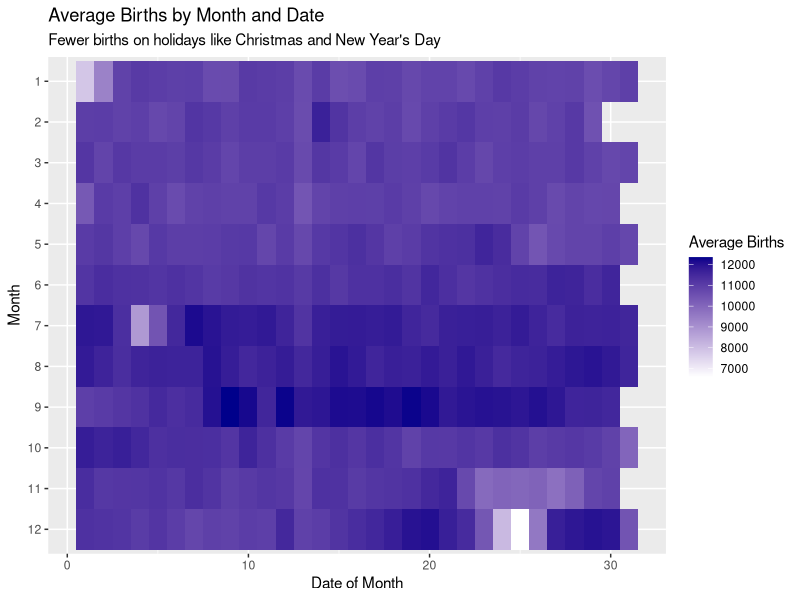
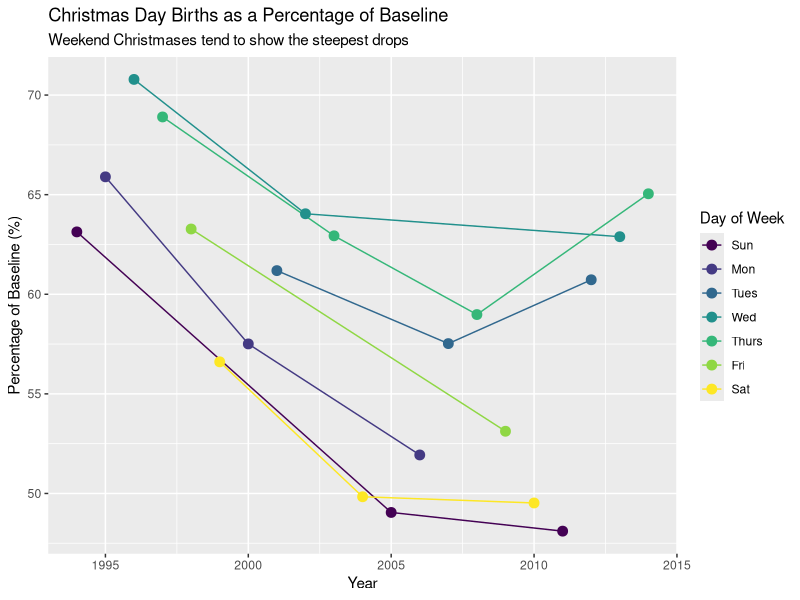
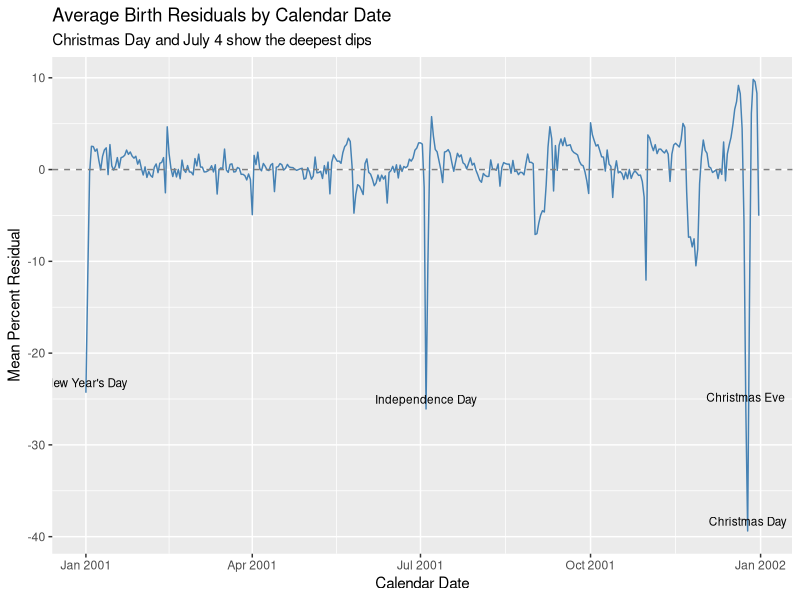
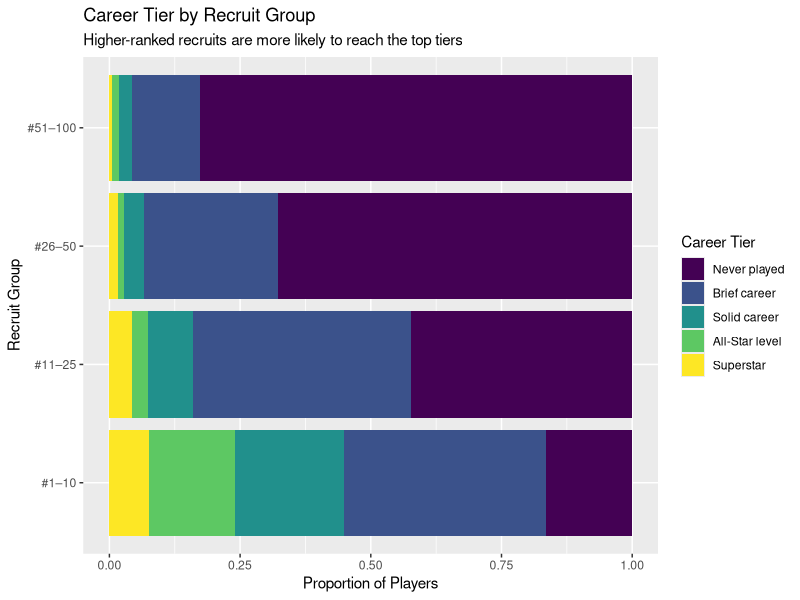
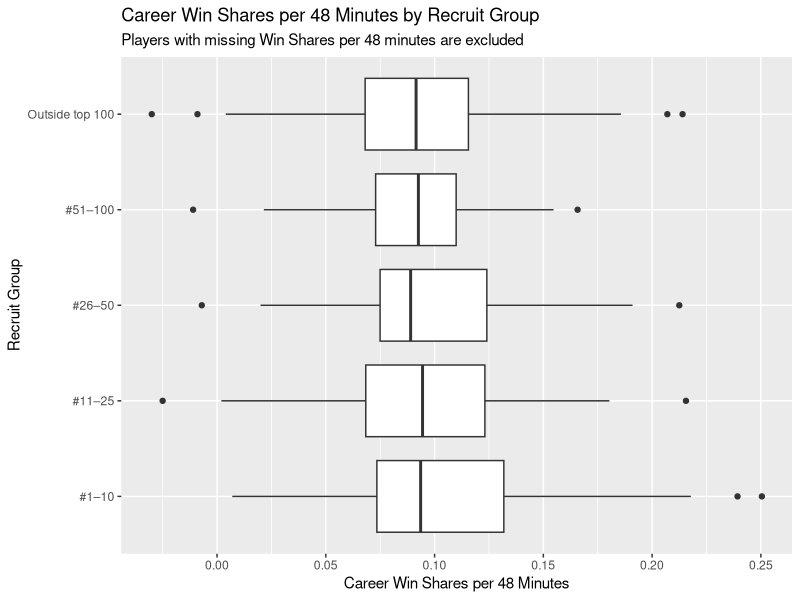

Write R code to recreate these figures, in order.
#
#
#
#
#
#
#
#
#
#| message: false
library(tidyverse)
library(readxl)
#
#
#
#| cache: true
births_tibble <- read_xlsx("data/us_births_1994_2014.xlsx") |>
  mutate(
    day_of_week = factor(
      day_of_week,
      levels = c("Sun", "Mon", "Tues", "Wed", "Thurs", "Fri", "Sat"),
      ordered = TRUE
    )
  )
#
#
#
#
#
births_tibble |>
  group_by(month, date_of_month) |>
  summarize(avg_births = mean(births), .groups = "drop") |>
  mutate(month = factor(month, levels = 12:1)) |>
  ggplot(aes(x = date_of_month, y = month, fill = avg_births)) +
  geom_tile() +
  scale_fill_gradient(low = "white", high = "darkblue") +
  labs(
    title = "Average Births by Month and Date",
    subtitle = "Fewer births on holidays like Christmas and New Year's Day",
    x = "Date of Month",
    y = "Month",
    fill = "Average Births"
  )
#
#
#
#| cache: true
births_tibble |>
  filter(month == 12) |>
  mutate(
    date_group = case_when(
      date_of_month == 25 ~ "christmas",
      date_of_month %in% 20:24 | date_of_month %in% 27:30 ~ "surrounding",
      TRUE ~ NA_character_
    )
  ) |>
  filter(!is.na(date_group)) |>
  group_by(year, date_group) |>
  summarize(avg_births = mean(births), .groups = "drop") |>
  pivot_wider(names_from = date_group, values_from = avg_births) |>
  mutate(christmas_pct = (christmas / surrounding) * 100) |>
  select(year, christmas, surrounding, christmas_pct) |>
  summary()
#
#
#
#
births_tibble |>
  filter(month == 12, date_of_month == 25) |>
  select(year, day_of_week) |>
  distinct() |>
  left_join(
    births_tibble |>
      filter(month == 12) |>
      mutate(
        date_group = case_when(
          date_of_month == 25 ~ "christmas",
          date_of_month %in% 20:24 | date_of_month %in% 27:30 ~ "surrounding",
          TRUE ~ NA_character_
        )
      ) |>
      filter(!is.na(date_group)) |>
      group_by(year, date_group) |>
      summarize(avg_births = mean(births), .groups = "drop") |>
      pivot_wider(names_from = date_group, values_from = avg_births) |>
      mutate(pct_of_baseline = (christmas / surrounding) * 100),
    by = "year"
  ) |>
  ggplot(aes(x = year, y = pct_of_baseline, color = day_of_week)) +
  geom_line() +
  geom_point(size = 3) +
  labs( 
    title = "Christmas Day Births as a Percentage of Baseline",
    subtitle = "Weekend Christmases tend to show the steepest drops",
    x = "Year",
    y = "Percentage of Baseline (%)",
    color = "Day of Week"
  )
#
#
#
#
births_model <- lm(births ~ factor(year) + factor(month) + day_of_week, data = births_tibble)
summary(births_model)$r.squared
#
#
#
births_adjusted <- births_tibble |>
  mutate(pct_resid = residuals(births_model) / mean(births) * 100)
#
#
#
calendar_resid <- births_adjusted |>
  filter(!(month == 2 & date_of_month == 29)) |>
  group_by(month, date_of_month) |>
  summarize(mean_pct_resid = mean(pct_resid), .groups = "drop") |>
  mutate(calendar_date = make_date(2001, month, date_of_month))

#
#
#
#
holiday_dips <- tibble::tribble(
  ~calendar_date, ~mean_pct_resid, ~holiday,
  as.Date("2001-12-25"), -39.4, "Christmas Day",
  as.Date("2001-07-04"), -26.1, "Independence Day",
  as.Date("2001-12-24"), -25.9, "Christmas Eve",
  as.Date("2001-01-01"), -24.3, "New Year's Day"
)

calendar_resid |>
  ggplot(aes(x = calendar_date, y = mean_pct_resid)) +
  geom_line(color = "steelblue") +
  geom_hline(yintercept = 0, linetype = "dashed", color = "gray50") +
  geom_text(
    data = holiday_dips,
    aes(label = holiday),
    vjust = -0.6,
    size = 3
  ) +
  labs(
    title = "Average Birth Residuals by Calendar Date",
    subtitle = "Christmas Day and July 4 show the deepest dips",
    x = "Calendar Date",
    y = "Mean Percent Residual"
  )
#
#
#
#| cache: true
basketball_tibble <- read_excel("data/nba_recruits.xlsx") |>
  mutate(
    tier = factor(
      tier,
      levels = c("Never played", "Brief career", "Solid career", "All-Star level", "Superstar"),
      ordered = TRUE
    )
  ) |>
  mutate(
    recruit_group = factor(
      recruit_group,
      levels = c("#1–10", "#11–25", "#26–50", "#51–100", "Outside top 100"),
      ordered = TRUE
    )
  ) 
#
#
#
#
basketball_tibble |>
  filter(recruit_group != "Outside top 100") |>
  ggplot(aes(x = recruit_group, fill = tier)) +
  geom_bar(position = "fill") +
  coord_flip() +
  labs(
    title = "Career Tier by Recruit Group",
    subtitle = "Higher-ranked recruits are more likely to reach the top tiers",
    x = "Recruit Group",
    y = "Proportion of Players",
    fill = "Career Tier"
  )
#
#
#
basketball_tibble |>
  filter(!is.na(nba_mean_ws48)) |>
  ggplot(aes(x = nba_mean_ws48, y = recruit_group)) +
  geom_boxplot() +
  labs(
    title = "Career Win Shares per 48 Minutes by Recruit Group",
    subtitle = "Players with missing Win Shares per 48 minutes are excluded",
    x = "Career Win Shares per 48 Minutes",
    y = "Recruit Group"
  )
#
#
#
#
#
#
